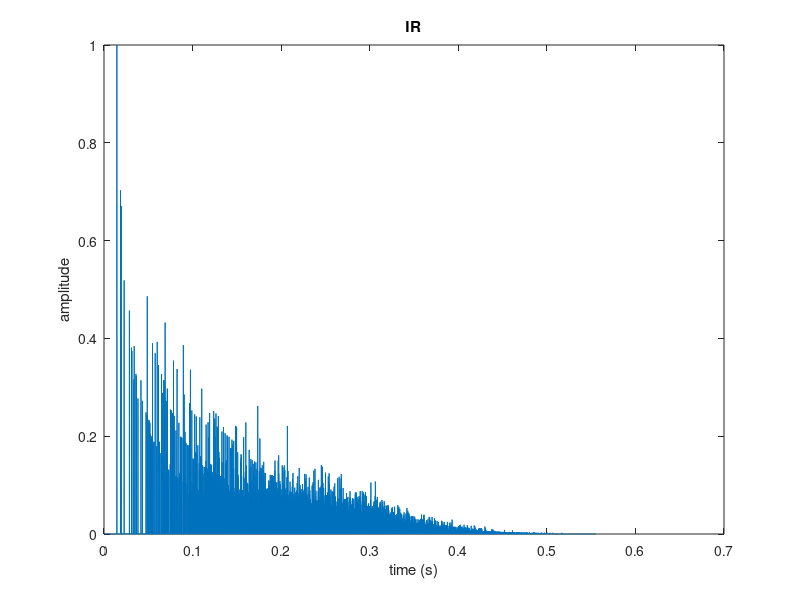

The MATLAB source for this figure:
clear all;

Fs = 44100;
Ts = 1/Fs;
Nyq = Fs/2;

% number of reflections allowed in one dimension

N = 10;

% room dimensions

Lx = 10; 
Ly = 10;
Lz = 10;

% wall absorption coefficient

alpha = 0.9;

if alpha<0
    error('please set alpha between 0 and 1')
elseif alpha>1
    error('please set alpha between 0 and 1')
end

% position of source

p = 2;
q = 7;
r = 1;

if p>Lx
    error('please ensure position of source is within room')
elseif q>Ly
    error('please ensure position of source is within room')
elseif r>Lz
    error('please ensure position of source is within room')
end

% position of receiver

a = 2;
b = 4;
c = 5;

if a>Lx
    error('please ensure position of receiver is within room')
elseif b>Ly
    error('please ensure position of receiver is within room')
elseif c>Lz
    error('please ensure position of receiver is within room')
end

% IR calculation initializations

DELN = zeros((2*N+1),(2*N+1),(2*N+1));
G = DELN;
Nspan = (-N:N);
Aodd = Nspan*Lx-p-a;
Aeven = Nspan*Lx+p-a;
Bodd = Nspan*Ly-q-b;
Beven = Nspan*Ly+q-b;
Codd = Nspan*Lz-r-c;
Ceven = Nspan*Lz+r-c;
delnf = sqrt((((N+1)*Lx)^2)+(((N+1)*Ly)^2)+(((N+1)*Lz)^2))*Fs/343;
h = zeros(ceil(delnf),1);
ti = Fs/343;

% DELN (delay times in samples) and G (amplitudes) computation

for d=-N:N;
    for e=-N:N;
        for f=-N:N;
            if mod(d,2)==1
                A = Aodd(d+N+2);
            else
                A = Aeven(d+N+1);
            end
            if mod(e,2)==1
                B = Bodd(e+N+2);
            else
                B = Beven(e+N+1);
            end
            if mod(f,2)==1
                C = Codd(f+N+2);
            else
                C = Ceven(f+N+1);
            end
            l = sqrt((A^2)+(B^2)+(C^2));
            t = ti*l;
            w = abs(d)+abs(e)+abs(f);
            DELN(d+N+1,e+N+1,f+N+1) = round(t); % entire DELN array kept only for QC purposes
            G(d+N+1,e+N+1,f+N+1) = ((alpha)^w)/l; % entire G array kept only for QC purposes
            h(DELN(d+N+1,e+N+1,f+N+1)) = h(DELN(d+N+1,e+N+1,f+N+1)) + G(d+N+1,e+N+1,f+N+1);
        end
    end
end

% All reflections included check

if delnf<max(max(max(DELN)))
    disp ('DELN bad...somewhere')
elseif delnf>max(max(DELN))
    disp ('DELN all good.')
end

% plot DELN as a spatial QC. Animation moves through
% dimension varied by i

% for i=1:21
%     stem3(-N:N,-N:N,squeeze(DELN(i,:,:)))
%     drawnow
%     pause(0.1)
% end

% plot G as a spatial QC. Animation moves through
% dimension varied by i

% for i=1:21
%     surf(-N:N,-N:N,squeeze(G(i,:,:)))
%     drawnow
%     pause(0.1)
% end

% normalize IR

h = h/(norm(h,Inf));
l = length(h);

% plot impulse response

T = (0:Ts:(l-1)*Ts)';
plot(T,h)
xlabel('time (s)')
ylabel('amplitude')
title('IR')

% plot frequency response

% fAxis = Fs*(0:l-1)'/l;
% HFM = abs(fft(h));
% plot(HFM)
% title('Frequency response')
% xlabel('frequency (Hz)')
% ylabel('|H|')
% xlim([0 Nyq])

%generate impulse response filename

Lxstr = num2str(Lx);
Lystr = num2str(Ly);
Lzstr = num2str(Lz);
alphastr = num2str(alpha);
Nstr = num2str(N);
params = strcat(Lxstr,'x',Lystr,'x',Lzstr,'_',alphastr,'_N',Nstr);

%output IR as 16-bit 44.1kHz wav

audiowrite(['ir_',params,'.wav'],h,Fs,'BitsPerSample',16);




